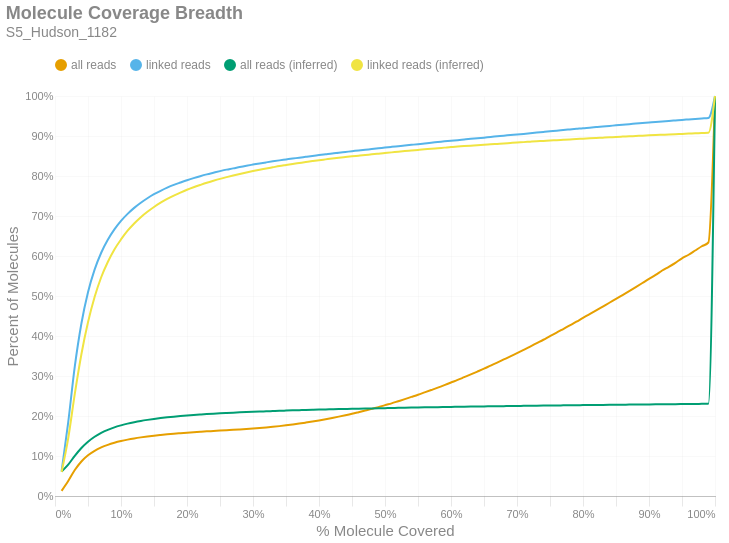

Notebook code cell kept with this figure:
### Markdown cell above
### Molecule Read Coverage
This chart shows molecule coverage breadth as computed by the number of bases aligned to that molecule. In other words, "*how much of each unique long molecule is actually sequenced/aligned?*" Keep in mind there is a distinction between sequences and alignments, since some sequences belonging to a particular molecule may not align well and wouldn't appear in the alignment data. This chart also shows molecule coverage breadth as computed by the *inferred fragment* from which the aligned sequences originate. Unlike read coverage, this calculation takes into account the total insert size, including unsequenced gaps between the forward and reverse reads. Like the previous figures, these are cumulative percents.

### Code cell
if SKIPLR:
    print_html(f"Skipped")
else:
    binned_df = consolidated_hist(valids['coverage_bp'], mask, 0.01, True)
    binned_df_inf = consolidated_hist(valids['coverage_inserts'], mask, 0.01, True)
    binned_df = binned_df.with_columns(pl.lit(binned_df_inf['all reads (cumsum)']).alias('all reads (inferred)'))
    binned_df = binned_df.with_columns(pl.lit(binned_df_inf['linked reads (cumsum)']).alias('linked reads (inferred)'))
    binned_df = binned_df.with_columns(
        (pl.col('bin').cast(pl.Float64) + 0.01).alias('right_edge')
    )

    with SafeRender(binned_df):
        (
            density_plot(binned_df, 'Molecule Coverage Breadth', samplename, 'molcov', ['all reads (inferred)','linked reads (inferred)'])
            .encode(
                #x=alt.X('bin:Q', title="% Molecule Covered").axis(format = '%').scale(padding=0),
                x=alt.X('right_edge:Q', title="% Molecule Covered").axis(format='%').scale(padding=0),
                y=alt.Y('value:Q', title='Percent of Molecules')
                    .axis(format='%')
                    .stack(False)
                    .scale(domainMin=0, padding=0),
                color=alt.Color("key:N").scale(domain = ["all reads", "linked reads", "all reads (inferred)", "linked reads (inferred)"]),
                tooltip = [
                    alt.Tooltip("key:N", title = "Data Type"),
                    alt.Tooltip("range_label:N", title="% Molecule Covered"),
                    alt.Tooltip("value:Q", format = ".2%", title="% Molecules")
                ]
            )
        ).display()

### Figure 1 — Vega-Lite specification as saved in the notebook (floating-point values rounded to 4 significant figures)
{"width": "container", "height": 400, "config": {"title": {"anchor": "start", "dy": -15, "fontSize": 18, "color": "#888888", "subtitleColor": "#888888", "subtitleFontSize": 14}, "arc": {"fill": "#0072B2"}, "axis": {"domainColor": "#888888", "domainWidth": 0.5, "gridWidth": 0.2, "grid": false, "titleFontWeight": 400, "titleFontSize": 15, "labelFontSize": 11, "labelColor": "#888888", "tickColor": "#888888", "tickWidth": 0.2, "titleColor": "#888888"}, "axisBand": {"grid": false}, "axisX": {"grid": true, "tickSize": 10, "domainCap": "round"}, "axisY": {"domain": false, "grid": true, "tickSize": 0, "domainCap": "round"}, "background": "transparent", "header": {"labelFontSize": 15, "labelColor": "#888888", "titleFontSize": 15, "titleFontWeight": 600, "titleColor": "#888888"}, "legend": {"labelFont": "sans-serif", "labelFontSize": 12, "labelColor": "#888888", "symbolSize": 100, "symbolType": "circle", "titleFontSize": 12, "titlePadding": 10, "titleColor": "#888888", "title": null, "orient": "top"}, "range": {"category": ["#E69F00", "#56B4E9", "#009E73", "#F0E442", "#0072B2", "#D55E00", "#CC79A7", "#000000"], "diverging": ["#cfe8f3", "#a2d4ec", "#73bfe2", "#46abdb", "#1696d2", "#12719e"]}, "area": {"fill": "#0072B2", "fillOpacity": 0.7, "line": true, "strokeOpacity": 0.7}, "line": {"color": "#0072B2", "stroke": "#0072B2", "strokeWidth": 2}, "trail": {"color": "#0072B2", "stroke": "#0072B2", "strokeWidth": 0, "size": 1}, "point": {"filled": true, "fillOpacity": 1.0, "size": 95}, "text": {"color": "#888888", "fontSize": 11, "align": "right", "fontWeight": 400, "size": 11}, "bar": {"fill": "#0072B2", "stroke": null}, "view": {"stroke": null, "continuousWidth": 660, "continuousHeight": 400}}, "data": {"name": "data-b1a83ff8f46393e20ea6ad6aecd390db"}, "mark": {"type": "line", "interpolate": "monotone", "point": {"opacity": 0, "size": 275}}, "encoding": {"color": {"field": "key", "scale": {"domain": ["all reads", "linked reads", "all reads (inferred)", "linked reads (inferred)"]}, "type": "nominal"}, "tooltip": [{"field": "key", "title": "Data Type", "type": "nominal"}, {"field": "range_label", "title": "% Molecule Covered", "type": "nominal"}, {"field": "value", "format": ".2%", "title": "% Molecules", "type": "quantitative"}], "x": {"axis": {"format": "%"}, "field": "right_edge", "scale": {"padding": 0}, "title": "% Molecule Covered", "type": "quantitative"}, "y": {"axis": {"format": "%"}, "field": "value", "scale": {"domainMin": 0, "padding": 0}, "stack": false, "title": "Percent of Molecules", "type": "quantitative"}}, "params": [{"name": "param_c36ac31b6afebe62", "select": {"type": "point", "fields": ["key"]}, "bind": "legend"}], "title": {"text": "Molecule Coverage Breadth", "subtitle": "S5_Hudson_1182"}, "transform": [{"fold": ["all reads (cumsum)", "linked reads (cumsum)", "all reads (inferred)", "linked reads (inferred)"]}, {"calculate": "replace(datum.key, ' (cumsum)', '')", "as": "key"}, {"filter": {"param": "param_c36ac31b6afebe62"}}], "usermeta": {"embedOptions": {"downloadFileName": "S5_Hudson_1182.molcov"}}, "$schema": "https://vega.github.io/schema/vega-lite/v6.1.0.json", "datasets": {"data-b1a83ff8f46393e20ea6ad6aecd390db": [{"bin": "0.0", "interval": "0.0-0.01", "all reads": 0.01278, "linked reads": 0.06149, "all reads (cumsum)": 0.01278, "linked reads (cumsum)": 0.06149, "range_label": "0.0-0.01", "all reads (inferred)": 0.06142, "linked reads (inferred)": 0.06002, "right_edge": 0.01}, {"bin": "0.01", "interval": "0.01-0.02", "all reads": 0.0245, "linked reads": 0.1226, "all reads (cumsum)": 0.03728, "linked reads (cumsum)": 0.1841, "range_label": "0.01-0.02", "all reads (inferred)": 0.0784, "linked reads (inferred)": 0.1442, "right_edge": 0.02}, {"bin": "0.02", "interval": "0.02-0.03", "all reads": 0.0277, "linked reads": 0.1399, "all reads (cumsum)": 0.06499, "linked reads (cumsum)": 0.324, "range_label": "0.02-0.03", "all reads (inferred)": 0.1004, "linked reads (inferred)": 0.2554, "right_edge": 0.03}, {"bin": "0.03", "interval": "0.03-0.04", "all reads": 0.02133, "linked reads": 0.1074, "all reads (cumsum)": 0.08632, "linked reads (cumsum)": 0.4313, "range_label": "0.03-0.04", "all reads (inferred)": 0.12, "linked reads (inferred)": 0.3545, "right_edge": 0.04}, {"bin": "0.04", "interval": "0.04-0.05", "all reads": 0.01549, "linked reads": 0.07812, "all reads (cumsum)": 0.1018, "linked reads (cumsum)": 0.5095, "range_label": "0.04-0.05", "all reads (inferred)": 0.1357, "linked reads (inferred)": 0.4343, "right_edge": 0.05}, {"bin": "0.05", "interval": "0.05-0.06", "all reads": 0.01125, "linked reads": 0.05648, "all reads (cumsum)": 0.1131, "linked reads (cumsum)": 0.5659, "range_label": "0.05-0.06", "all reads (inferred)": 0.1482, "linked reads (inferred)": 0.4973, "right_edge": 0.06}, {"bin": "0.06", "interval": "0.06-0.07", "all reads": 0.008397, "linked reads": 0.04221, "all reads (cumsum)": 0.1215, "linked reads (cumsum)": 0.6081, "range_label": "0.06-0.07", "all reads (inferred)": 0.1579, "linked reads (inferred)": 0.5469, "right_edge": 0.07}, {"bin": "0.07", "interval": "0.07-0.08", "all reads": 0.006463, "linked reads": 0.03236, "all reads (cumsum)": 0.1279, "linked reads (cumsum)": 0.6405, "range_label": "0.07-0.08", "all reads (inferred)": 0.1655, "linked reads (inferred)": 0.585, "right_edge": 0.08}, {"bin": "0.08", "interval": "0.08-0.09", "all reads": 0.005206, "linked reads": 0.02596, "all reads (cumsum)": 0.1331, "linked reads (cumsum)": 0.6665, "range_label": "0.08-0.09", "all reads (inferred)": 0.1717, "linked reads (inferred)": 0.6164, "right_edge": 0.09}, {"bin": "0.09", "interval": "0.09-0.1", "all reads": 0.004286, "linked reads": 0.0214, "all reads (cumsum)": 0.1374, "linked reads (cumsum)": 0.6879, "range_label": "0.09-0.1", "all reads (inferred)": 0.1766, "linked reads (inferred)": 0.6414, "right_edge": 0.1}, {"bin": "0.1", "interval": "0.1-0.11", "all reads": 0.003553, "linked reads": 0.01751, "all reads (cumsum)": 0.141, "linked reads (cumsum)": 0.7054, "range_label": "0.1-0.11", "all reads (inferred)": 0.181, "linked reads (inferred)": 0.6633, "right_edge": 0.11}, {"bin": "0.11", "interval": "0.11-0.12", "all reads": 0.003001, "linked reads": 0.01494, "all reads (cumsum)": 0.144, "linked reads (cumsum)": 0.7203, "range_label": "0.11-0.12", "all reads (inferred)": 0.1845, "linked reads (inferred)": 0.6814, "right_edge": 0.12}, {"bin": "0.12", "interval": "0.12-0.13", "all reads": 0.002587, "linked reads": 0.0128, "all reads (cumsum)": 0.1466, "linked reads (cumsum)": 0.7331, "range_label": "0.12-0.13", "all reads (inferred)": 0.1876, "linked reads (inferred)": 0.697, "right_edge": 0.13}, {"bin": "0.13", "interval": "0.13-0.14", "all reads": 0.00229, "linked reads": 0.0113, "all reads (cumsum)": 0.1488, "linked reads (cumsum)": 0.7444, "range_label": "0.13-0.14", "all reads (inferred)": 0.1903, "linked reads (inferred)": 0.7105, "right_edge": 0.14}, {"bin": "0.14", "interval": "0.14-0.15", "all reads": 0.002039, "linked reads": 0.01, "all reads (cumsum)": 0.1509, "linked reads (cumsum)": 0.7544, "range_label": "0.14-0.15", "all reads (inferred)": 0.1927, "linked reads (inferred)": 0.7226, "right_edge": 0.15}, {"bin": "0.15", "interval": "0.15-0.16", "all reads": 0.001762, "linked reads": 0.008516, "all reads (cumsum)": 0.1526, "linked reads (cumsum)": 0.7629, "range_label": "0.15-0.16", "all reads (inferred)": 0.1948, "linked reads (inferred)": 0.7332, "right_edge": 0.16}, {"bin": "0.16", "interval": "0.16-0.17", "all reads": 0.001645, "linked reads": 0.007861, "all reads (cumsum)": 0.1543, "linked reads (cumsum)": 0.7708, "range_label": "0.16-0.17", "all reads (inferred)": 0.1967, "linked reads (inferred)": 0.7428, "right_edge": 0.17}, {"bin": "0.17", "interval": "0.17-0.18", "all reads": 0.001444, "linked reads": 0.006875, "all reads (cumsum)": 0.1557, "linked reads (cumsum)": 0.7777, "range_label": "0.17-0.18", "all reads (inferred)": 0.1983, "linked reads (inferred)": 0.7511, "right_edge": 0.18}, {"bin": "0.18", "interval": "0.18-0.19", "all reads": 0.001285, "linked reads": 0.005949, "all reads (cumsum)": 0.157, "linked reads (cumsum)": 0.7836, "range_label": "0.18-0.19", "all reads (inferred)": 0.1998, "linked reads (inferred)": 0.7585, "right_edge": 0.19}, {"bin": "0.19", "interval": "0.19-0.2", "all reads": 0.001247, "linked reads": 0.005775, "all reads (cumsum)": 0.1583, "linked reads (cumsum)": 0.7894, "range_label": "0.19-0.2", "all reads (inferred)": 0.2012, "linked reads (inferred)": 0.7655, "right_edge": 0.2}, {"bin": "0.2", "interval": "0.2-0.21", "all reads": 0.001175, "linked reads": 0.005336, "all reads (cumsum)": 0.1594, "linked reads (cumsum)": 0.7947, "range_label": "0.2-0.21", "all reads (inferred)": 0.2025, "linked reads (inferred)": 0.7718, "right_edge": 0.21}, {"bin": "0.21", "interval": "0.21-0.22", "all reads": 0.001088, "linked reads": 0.004854, "all reads (cumsum)": 0.1605, "linked reads (cumsum)": 0.7996, "range_label": "0.21-0.22", "all reads (inferred)": 0.2036, "linked reads (inferred)": 0.7775, "right_edge": 0.22}, {"bin": "0.22", "interval": "0.22-0.23", "all reads": 0.001047, "linked reads": 0.004486, "all reads (cumsum)": 0.1616, "linked reads (cumsum)": 0.8041, "range_label": "0.22-0.23", "all reads (inferred)": 0.2047, "linked reads (inferred)": 0.783, "right_edge": 0.23}, {"bin": "0.23", "interval": "0.23-0.24", "all reads": 0.0009453, "linked reads": 0.004101, "all reads (cumsum)": 0.1625, "linked reads (cumsum)": 0.8082, "range_label": "0.23-0.24", "all reads (inferred)": 0.2057, "linked reads (inferred)": 0.7881, "right_edge": 0.24}, {"bin": "0.24", "interval": "0.24-0.25", "all reads": 0.0009726, "linked reads": 0.004047, "all reads (cumsum)": 0.1635, "linked reads (cumsum)": 0.8122, "range_label": "0.24-0.25", "all reads (inferred)": 0.2067, "linked reads (inferred)": 0.7928, "right_edge": 0.25}, {"bin": "0.25", "interval": "0.25-0.26", "all reads": 0.0009432, "linked reads": 0.003744, "all reads (cumsum)": 0.1644, "linked reads (cumsum)": 0.8159, "range_label": "0.25-0.26", "all reads (inferred)": 0.2075, "linked reads (inferred)": 0.7972, "right_edge": 0.26}, {"bin": "0.26", "interval": "0.26-0.27", "all reads": 0.000899, "linked reads": 0.003153, "all reads (cumsum)": 0.1653, "linked reads (cumsum)": 0.8191, "range_label": "0.26-0.27", "all reads (inferred)": 0.2084, "linked reads (inferred)": 0.8013, "right_edge": 0.27}, {"bin": "0.27", "interval": "0.27-0.28", "all reads": 0.0009967, "linked reads": 0.003489, "all reads (cumsum)": 0.1663, "linked reads (cumsum)": 0.8226, "range_label": "0.27-0.28", "all reads (inferred)": 0.2091, "linked reads (inferred)": 0.8052, "right_edge": 0.28}, {"bin": "0.28", "interval": "0.28-0.29", "all reads": 0.001043, "linked reads": 0.003142, "all reads (cumsum)": 0.1674, "linked reads (cumsum)": 0.8257, "range_label": "0.28-0.29", "all reads (inferred)": 0.2098, "linked reads (inferred)": 0.8088, "right_edge": 0.29}, {"bin": "0.29", "interval": "0.29-0.3", "all reads": 0.001135, "linked reads": 0.002855, "all reads (cumsum)": 0.1685, "linked reads (cumsum)": 0.8286, "range_label": "0.29-0.3", "all reads (inferred)": 0.2105, "linked reads (inferred)": 0.8123, "right_edge": 0.3}, {"bin": "0.3", "interval": "0.3-0.31", "all reads": 0.001279, "linked reads": 0.002806, "all reads (cumsum)": 0.1698, "linked reads (cumsum)": 0.8314, "range_label": "0.3-0.31", "all reads (inferred)": 0.2112, "linked reads (inferred)": 0.8156, "right_edge": 0.31}, {"bin": "0.31", "interval": "0.31-0.32", "all reads": 0.001436, "linked reads": 0.002649, "all reads (cumsum)": 0.1712, "linked reads (cumsum)": 0.834, "range_label": "0.31-0.32", "all reads (inferred)": 0.2118, "linked reads (inferred)": 0.8186, "right_edge": 0.32}, {"bin": "0.32", "interval": "0.32-0.33", "all reads": 0.001651, "linked reads": 0.002573, "all reads (cumsum)": 0.1729, "linked reads (cumsum)": 0.8366, "range_label": "0.32-0.33", "all reads (inferred)": 0.2124, "linked reads (inferred)": 0.8217, "right_edge": 0.33}, {"bin": "0.33", "interval": "0.33-0.34", "all reads": 0.001797, "linked reads": 0.002465, "all reads (cumsum)": 0.1747, "linked reads (cumsum)": 0.8391, "range_label": "0.33-0.34", "all reads (inferred)": 0.213, "linked reads (inferred)": 0.8249, "right_edge": 0.34}, {"bin": "0.34", "interval": "0.34-0.35", "all reads": 0.001946, "linked reads": 0.002286, "all reads (cumsum)": 0.1766, "linked reads (cumsum)": 0.8414, "range_label": "0.34-0.35", "all reads (inferred)": 0.2136, "linked reads (inferred)": 0.8274, "right_edge": 0.35}, {"bin": "0.35", "interval": "0.35-0.36", "all reads": 0.002126, "linked reads": 0.002324, "all reads (cumsum)": 0.1787, "linked reads (cumsum)": 0.8437, "range_label": "0.35-0.36", "all reads (inferred)": 0.2141, "linked reads (inferred)": 0.83, "right_edge": 0.36}, {"bin": "0.36", "interval": "0.36-0.37", "all reads": 0.00225, "linked reads": 0.002015, "all reads (cumsum)": 0.181, "linked reads (cumsum)": 0.8457, "range_label": "0.36-0.37", "all reads (inferred)": 0.2146, "linked reads (inferred)": 0.8324, "right_edge": 0.37}, {"bin": "0.37", "interval": "0.37-0.38", "all reads": 0.002513, "linked reads": 0.002319, "all reads (cumsum)": 0.1835, "linked reads (cumsum)": 0.848, "range_label": "0.37-0.38", "all reads (inferred)": 0.2151, "linked reads (inferred)": 0.8348, "right_edge": 0.38}, {"bin": "0.38", "interval": "0.38-0.39", "all reads": 0.002631, "linked reads": 0.002232, "all reads (cumsum)": 0.1861, "linked reads (cumsum)": 0.8503, "range_label": "0.38-0.39", "all reads (inferred)": 0.2155, "linked reads (inferred)": 0.8373, "right_edge": 0.39}, {"bin": "0.39", "interval": "0.39-0.4", "all reads": 0.00278, "linked reads": 0.001988, "all reads (cumsum)": 0.1889, "linked reads (cumsum)": 0.8522, "range_label": "0.39-0.4", "all reads (inferred)": 0.216, "linked reads (inferred)": 0.8396, "right_edge": 0.4}, {"bin": "0.4", "interval": "0.4-0.41", "all reads": 0.002979, "linked reads": 0.002102, "all reads (cumsum)": 0.1919, "linked reads (cumsum)": 0.8543, "range_label": "0.4-0.41", "all reads (inferred)": 0.2164, "linked reads (inferred)": 0.8416, "right_edge": 0.41}, {"bin": "0.41", "interval": "0.41-0.42", "all reads": 0.003158, "linked reads": 0.002113, "all reads (cumsum)": 0.1951, "linked reads (cumsum)": 0.8565, "range_label": "0.41-0.42", "all reads (inferred)": 0.2168, "linked reads (inferred)": 0.8436, "right_edge": 0.42}, {"bin": "0.42", "interval": "0.42-0.43", "all reads": 0.00334, "linked reads": 0.001782, "all reads (cumsum)": 0.1984, "linked reads (cumsum)": 0.8582, "range_label": "0.42-0.43", "all reads (inferred)": 0.2172, "linked reads (inferred)": 0.8455, "right_edge": 0.43}, {"bin": "0.43", "interval": "0.43-0.44", "all reads": 0.003473, "linked reads": 0.001891, "all reads (cumsum)": 0.2019, "linked reads (cumsum)": 0.8601, "range_label": "0.43-0.44", "all reads (inferred)": 0.2176, "linked reads (inferred)": 0.8473, "right_edge": 0.44}, {"bin": "0.44", "interval": "0.44-0.45", "all reads": 0.003663, "linked reads": 0.001864, "all reads (cumsum)": 0.2055, "linked reads (cumsum)": 0.862, "range_label": "0.44-0.45", "all reads (inferred)": 0.218, "linked reads (inferred)": 0.8491, "right_edge": 0.45}, {"bin": "0.45", "interval": "0.45-0.46", "all reads": 0.003989, "linked reads": 0.001923, "all reads (cumsum)": 0.2095, "linked reads (cumsum)": 0.8639, "range_label": "0.45-0.46", "all reads (inferred)": 0.2183, "linked reads (inferred)": 0.8507, "right_edge": 0.46}, {"bin": "0.46", "interval": "0.46-0.47", "all reads": 0.004081, "linked reads": 0.001799, "all reads (cumsum)": 0.2136, "linked reads (cumsum)": 0.8657, "range_label": "0.46-0.47", "all reads (inferred)": 0.2186, "linked reads (inferred)": 0.8523, "right_edge": 0.47}, {"bin": "0.47", "interval": "0.47-0.48", "all reads": 0.004147, "linked reads": 0.00162, "all reads (cumsum)": 0.2178, "linked reads (cumsum)": 0.8673, "range_label": "0.47-0.48", "all reads (inferred)": 0.219, "linked reads (inferred)": 0.8541, "right_edge": 0.48}, {"bin": "0.48", "interval": "0.48-0.49", "all reads": 0.00437, "linked reads": 0.001809, "all reads (cumsum)": 0.2221, "linked reads (cumsum)": 0.8691, "range_label": "0.48-0.49", "all reads (inferred)": 0.2193, "linked reads (inferred)": 0.8558, "right_edge": 0.49}, {"bin": "0.49", "interval": "0.49-0.5", "all reads": 0.005111, "linked reads": 0.001967, "all reads (cumsum)": 0.2272, "linked reads (cumsum)": 0.8711, "range_label": "0.49-0.5", "all reads (inferred)": 0.2197, "linked reads (inferred)": 0.8574, "right_edge": 0.5}, {"bin": "0.5", "interval": "0.5-0.51", "all reads": 0.004409, "linked reads": 0.001788, "all reads (cumsum)": 0.2316, "linked reads (cumsum)": 0.8729, "range_label": "0.5-0.51", "all reads (inferred)": 0.22, "linked reads (inferred)": 0.8591, "right_edge": 0.51}, {"bin": "0.51", "interval": "0.51-0.52", "all reads": 0.00526, "linked reads": 0.001707, "all reads (cumsum)": 0.2369, "linked reads (cumsum)": 0.8746, "range_label": "0.51-0.52", "all reads (inferred)": 0.2204, "linked reads (inferred)": 0.8608, "right_edge": 0.52}, {"bin": "0.52", "interval": "0.52-0.53", "all reads": 0.005296, "linked reads": 0.001723, "all reads (cumsum)": 0.2422, "linked reads (cumsum)": 0.8763, "range_label": "0.52-0.53", "all reads (inferred)": 0.2207, "linked reads (inferred)": 0.8624, "right_edge": 0.53}, {"bin": "0.53", "interval": "0.53-0.54", "all reads": 0.005518, "linked reads": 0.001598, "all reads (cumsum)": 0.2477, "linked reads (cumsum)": 0.8779, "range_label": "0.53-0.54", "all reads (inferred)": 0.221, "linked reads (inferred)": 0.8638, "right_edge": 0.54}, {"bin": "0.54", "interval": "0.54-0.55", "all reads": 0.005529, "linked reads": 0.001604, "all reads (cumsum)": 0.2532, "linked reads (cumsum)": 0.8795, "range_label": "0.54-0.55", "all reads (inferred)": 0.2213, "linked reads (inferred)": 0.8652, "right_edge": 0.55}, {"bin": "0.55", "interval": "0.55-0.56", "all reads": 0.005862, "linked reads": 0.001831, "all reads (cumsum)": 0.2591, "linked reads (cumsum)": 0.8814, "range_label": "0.55-0.56", "all reads (inferred)": 0.2216, "linked reads (inferred)": 0.8667, "right_edge": 0.56}, {"bin": "0.56", "interval": "0.56-0.57", "all reads": 0.005886, "linked reads": 0.001858, "all reads (cumsum)": 0.265, "linked reads (cumsum)": 0.8832, "range_label": "0.56-0.57", "all reads (inferred)": 0.2219, "linked reads (inferred)": 0.868, "right_edge": 0.57}, {"bin": "0.57", "interval": "0.57-0.58", "all reads": 0.005932, "linked reads": 0.001625, "all reads (cumsum)": 0.2709, "linked reads (cumsum)": 0.8848, "range_label": "0.57-0.58", "all reads (inferred)": 0.2222, "linked reads (inferred)": 0.8695, "right_edge": 0.58}, {"bin": "0.58", "interval": "0.58-0.59", "all reads": 0.006307, "linked reads": 0.001755, "all reads (cumsum)": 0.2772, "linked reads (cumsum)": 0.8866, "range_label": "0.58-0.59", "all reads (inferred)": 0.2225, "linked reads (inferred)": 0.8709, "right_edge": 0.59}, {"bin": "0.59", "interval": "0.59-0.6", "all reads": 0.006525, "linked reads": 0.001593, "all reads (cumsum)": 0.2838, "linked reads (cumsum)": 0.8882, "range_label": "0.59-0.6", "all reads (inferred)": 0.2228, "linked reads (inferred)": 0.8724, "right_edge": 0.6}, {"bin": "0.6", "interval": "0.6-0.61", "all reads": 0.006376, "linked reads": 0.001403, "all reads (cumsum)": 0.2901, "linked reads (cumsum)": 0.8896, "range_label": "0.6-0.61", "all reads (inferred)": 0.223, "linked reads (inferred)": 0.8736, "right_edge": 0.61}, {"bin": "0.61", "interval": "0.61-0.62", "all reads": 0.006876, "linked reads": 0.001663, "all reads (cumsum)": 0.297, "linked reads (cumsum)": 0.8913, "range_label": "0.61-0.62", "all reads (inferred)": 0.2233, "linked reads (inferred)": 0.8748, "right_edge": 0.62}, {"bin": "0.62", "interval": "0.62-0.63", "all reads": 0.006904, "linked reads": 0.00162, "all reads (cumsum)": 0.3039, "linked reads (cumsum)": 0.8929, "range_label": "0.62-0.63", "all reads (inferred)": 0.2235, "linked reads (inferred)": 0.8759, "right_edge": 0.63}, {"bin": "0.63", "interval": "0.63-0.64", "all reads": 0.007123, "linked reads": 0.001398, "all reads (cumsum)": 0.311, "linked reads (cumsum)": 0.8943, "range_label": "0.63-0.64", "all reads (inferred)": 0.2237, "linked reads (inferred)": 0.8769, "right_edge": 0.64}, {"bin": "0.64", "interval": "0.64-0.65", "all reads": 0.007268, "linked reads": 0.001598, "all reads (cumsum)": 0.3183, "linked reads (cumsum)": 0.8959, "range_label": "0.64-0.65", "all reads (inferred)": 0.224, "linked reads (inferred)": 0.8781, "right_edge": 0.65}, {"bin": "0.65", "interval": "0.65-0.66", "all reads": 0.007762, "linked reads": 0.001744, "all reads (cumsum)": 0.3261, "linked reads (cumsum)": 0.8976, "range_label": "0.65-0.66", "all reads (inferred)": 0.2242, "linked reads (inferred)": 0.8792, "right_edge": 0.66}, {"bin": "0.66", "interval": "0.66-0.67", "all reads": 0.007489, "linked reads": 0.001566, "all reads (cumsum)": 0.3336, "linked reads (cumsum)": 0.8992, "range_label": "0.66-0.67", "all reads (inferred)": 0.2244, "linked reads (inferred)": 0.8803, "right_edge": 0.67}, {"bin": "0.67", "interval": "0.67-0.68", "all reads": 0.007812, "linked reads": 0.001669, "all reads (cumsum)": 0.3414, "linked reads (cumsum)": 0.9009, "range_label": "0.67-0.68", "all reads (inferred)": 0.2247, "linked reads (inferred)": 0.8814, "right_edge": 0.68}, {"bin": "0.68", "interval": "0.68-0.69", "all reads": 0.007839, "linked reads": 0.001436, "all reads (cumsum)": 0.3492, "linked reads (cumsum)": 0.9023, "range_label": "0.68-0.69", "all reads (inferred)": 0.2249, "linked reads (inferred)": 0.8825, "right_edge": 0.69}, {"bin": "0.69", "interval": "0.69-0.7", "all reads": 0.008091, "linked reads": 0.001614, "all reads (cumsum)": 0.3573, "linked reads (cumsum)": 0.9039, "range_label": "0.69-0.7", "all reads (inferred)": 0.2252, "linked reads (inferred)": 0.8837, "right_edge": 0.7}, {"bin": "0.7", "interval": "0.7-0.71", "all reads": 0.008118, "linked reads": 0.001392, "all reads (cumsum)": 0.3654, "linked reads (cumsum)": 0.9053, "range_label": "0.7-0.71", "all reads (inferred)": 0.2254, "linked reads (inferred)": 0.8847, "right_edge": 0.71}, {"bin": "0.71", "interval": "0.71-0.72", "all reads": 0.008193, "linked reads": 0.001598, "all reads (cumsum)": 0.3736, "linked reads (cumsum)": 0.9069, "range_label": "0.71-0.72", "all reads (inferred)": 0.2256, "linked reads (inferred)": 0.8858, "right_edge": 0.72}, {"bin": "0.72", "interval": "0.72-0.73", "all reads": 0.008545, "linked reads": 0.001598, "all reads (cumsum)": 0.3822, "linked reads (cumsum)": 0.9085, "range_label": "0.72-0.73", "all reads (inferred)": 0.2258, "linked reads (inferred)": 0.8869, "right_edge": 0.73}, {"bin": "0.73", "interval": "0.73-0.74", "all reads": 0.008476, "linked reads": 0.001566, "all reads (cumsum)": 0.3906, "linked reads (cumsum)": 0.9101, "range_label": "0.73-0.74", "all reads (inferred)": 0.226, "linked reads (inferred)": 0.8878, "right_edge": 0.74}, {"bin": "0.74", "interval": "0.74-0.75", "all reads": 0.009114, "linked reads": 0.001604, "all reads (cumsum)": 0.3997, "linked reads (cumsum)": 0.9117, "range_label": "0.74-0.75", "all reads (inferred)": 0.2263, "linked reads (inferred)": 0.8889, "right_edge": 0.75}, {"bin": "0.75", "interval": "0.75-0.76", "all reads": 0.008663, "linked reads": 0.001734, "all reads (cumsum)": 0.4084, "linked reads (cumsum)": 0.9134, "range_label": "0.75-0.76", "all reads (inferred)": 0.2264, "linked reads (inferred)": 0.8896, "right_edge": 0.76}, {"bin": "0.76", "interval": "0.76-0.77", "all reads": 0.009058, "linked reads": 0.001484, "all reads (cumsum)": 0.4175, "linked reads (cumsum)": 0.9149, "range_label": "0.76-0.77", "all reads (inferred)": 0.2266, "linked reads (inferred)": 0.8906, "right_edge": 0.77}, {"bin": "0.77", "interval": "0.77-0.78", "all reads": 0.009133, "linked reads": 0.001506, "all reads (cumsum)": 0.4266, "linked reads (cumsum)": 0.9164, "range_label": "0.77-0.78", "all reads (inferred)": 0.2268, "linked reads (inferred)": 0.8915, "right_edge": 0.78}, {"bin": "0.78", "interval": "0.78-0.79", "all reads": 0.009058, "linked reads": 0.001506, "all reads (cumsum)": 0.4357, "linked reads (cumsum)": 0.9179, "range_label": "0.78-0.79", "all reads (inferred)": 0.227, "linked reads (inferred)": 0.8923, "right_edge": 0.79}, {"bin": "0.79", "interval": "0.79-0.8", "all reads": 0.009712, "linked reads": 0.001614, "all reads (cumsum)": 0.4454, "linked reads (cumsum)": 0.9195, "range_label": "0.79-0.8", "all reads (inferred)": 0.2272, "linked reads (inferred)": 0.8933, "right_edge": 0.8}, {"bin": "0.8", "interval": "0.8-0.81", "all reads": 0.009107, "linked reads": 0.001284, "all reads (cumsum)": 0.4545, "linked reads (cumsum)": 0.9208, "range_label": "0.8-0.81", "all reads (inferred)": 0.2274, "linked reads (inferred)": 0.8942, "right_edge": 0.81}, {"bin": "0.81", "interval": "0.81-0.82", "all reads": 0.009311, "linked reads": 0.001501, "all reads (cumsum)": 0.4638, "linked reads (cumsum)": 0.9223, "range_label": "0.81-0.82", "all reads (inferred)": 0.2276, "linked reads (inferred)": 0.895, "right_edge": 0.82}, {"bin": "0.82", "interval": "0.82-0.83", "all reads": 0.009657, "linked reads": 0.001484, "all reads (cumsum)": 0.4734, "linked reads (cumsum)": 0.9238, "range_label": "0.82-0.83", "all reads (inferred)": 0.2278, "linked reads (inferred)": 0.8959, "right_edge": 0.83}, {"bin": "0.83", "interval": "0.83-0.84", "all reads": 0.009706, "linked reads": 0.001425, "all reads (cumsum)": 0.4831, "linked reads (cumsum)": 0.9252, "range_label": "0.83-0.84", "all reads (inferred)": 0.2279, "linked reads (inferred)": 0.8967, "right_edge": 0.84}, {"bin": "0.84", "interval": "0.84-0.85", "all reads": 0.0095, "linked reads": 0.001501, "all reads (cumsum)": 0.4926, "linked reads (cumsum)": 0.9267, "range_label": "0.84-0.85", "all reads (inferred)": 0.2281, "linked reads (inferred)": 0.8977, "right_edge": 0.85}, {"bin": "0.85", "interval": "0.85-0.86", "all reads": 0.009782, "linked reads": 0.001409, "all reads (cumsum)": 0.5024, "linked reads (cumsum)": 0.9281, "range_label": "0.85-0.86", "all reads (inferred)": 0.2283, "linked reads (inferred)": 0.8984, "right_edge": 0.86}, {"bin": "0.86", "interval": "0.86-0.87", "all reads": 0.00982, "linked reads": 0.001539, "all reads (cumsum)": 0.5123, "linked reads (cumsum)": 0.9296, "range_label": "0.86-0.87", "all reads (inferred)": 0.2285, "linked reads (inferred)": 0.8992, "right_edge": 0.87}, {"bin": "0.87", "interval": "0.87-0.88", "all reads": 0.009997, "linked reads": 0.001338, "all reads (cumsum)": 0.5222, "linked reads (cumsum)": 0.931, "range_label": "0.87-0.88", "all reads (inferred)": 0.2287, "linked reads (inferred)": 0.9, "right_edge": 0.88}, {"bin": "0.88", "interval": "0.88-0.89", "all reads": 0.01025, "linked reads": 0.001436, "all reads (cumsum)": 0.5325, "linked reads (cumsum)": 0.9324, "range_label": "0.88-0.89", "all reads (inferred)": 0.2288, "linked reads (inferred)": 0.9008, "right_edge": 0.89}, {"bin": "0.89", "interval": "0.89-0.9", "all reads": 0.01049, "linked reads": 0.001381, "all reads (cumsum)": 0.543, "linked reads (cumsum)": 0.9338, "range_label": "0.89-0.9", "all reads (inferred)": 0.229, "linked reads (inferred)": 0.9016, "right_edge": 0.9}, {"bin": "0.9", "interval": "0.9-0.91", "all reads": 0.009641, "linked reads": 0.001425, "all reads (cumsum)": 0.5526, "linked reads (cumsum)": 0.9352, "range_label": "0.9-0.91", "all reads (inferred)": 0.2292, "linked reads (inferred)": 0.9024, "right_edge": 0.91}, {"bin": "0.91", "interval": "0.91-0.92", "all reads": 0.01112, "linked reads": 0.001279, "all reads (cumsum)": 0.5637, "linked reads (cumsum)": 0.9365, "range_label": "0.91-0.92", "all reads (inferred)": 0.2293, "linked reads (inferred)": 0.903, "right_edge": 0.92}, {"bin": "0.92", "interval": "0.92-0.93", "all reads": 0.009242, "linked reads": 0.001089, "all reads (cumsum)": 0.573, "linked reads (cumsum)": 0.9376, "range_label": "0.92-0.93", "all reads (inferred)": 0.2295, "linked reads (inferred)": 0.9037, "right_edge": 0.93}, {"bin": "0.93", "interval": "0.93-0.94", "all reads": 0.01, "linked reads": 0.001306, "all reads (cumsum)": 0.583, "linked reads (cumsum)": 0.9389, "range_label": "0.93-0.94", "all reads (inferred)": 0.2296, "linked reads (inferred)": 0.9044, "right_edge": 0.94}, {"bin": "0.94", "interval": "0.94-0.95", "all reads": 0.01108, "linked reads": 0.001338, "all reads (cumsum)": 0.5941, "linked reads (cumsum)": 0.9402, "range_label": "0.94-0.95", "all reads (inferred)": 0.2298, "linked reads (inferred)": 0.9053, "right_edge": 0.95}, {"bin": "0.95", "interval": "0.95-0.96", "all reads": 0.009069, "linked reads": 0.001154, "all reads (cumsum)": 0.6031, "linked reads (cumsum)": 0.9414, "range_label": "0.95-0.96", "all reads (inferred)": 0.23, "linked reads (inferred)": 0.9061, "right_edge": 0.96}, {"bin": "0.96", "interval": "0.96-0.97", "all reads": 0.01057, "linked reads": 0.001181, "all reads (cumsum)": 0.6137, "linked reads (cumsum)": 0.9426, "range_label": "0.96-0.97", "all reads (inferred)": 0.2302, "linked reads (inferred)": 0.9068, "right_edge": 0.97}, {"bin": "0.97", "interval": "0.97-0.98", "all reads": 0.01065, "linked reads": 0.001224, "all reads (cumsum)": 0.6244, "linked reads (cumsum)": 0.9438, "range_label": "0.97-0.98", "all reads (inferred)": 0.2304, "linked reads (inferred)": 0.9076, "right_edge": 0.98}, {"bin": "0.98", "interval": "0.98-0.99", "all reads": 0.009424, "linked reads": 0.001268, "all reads (cumsum)": 0.6338, "linked reads (cumsum)": 0.9451, "range_label": "0.98-0.99", "all reads (inferred)": 0.2306, "linked reads (inferred)": 0.9082, "right_edge": 0.99}, {"bin": "0.99", "interval": "0.99-1.0", "all reads": 0.3662, "linked reads": 0.05493, "all reads (cumsum)": 1.0, "linked reads (cumsum)": 1.0, "range_label": "0.99-1.0", "all reads (inferred)": 1.0, "linked reads (inferred)": 1.0, "right_edge": 1.0}]}}
